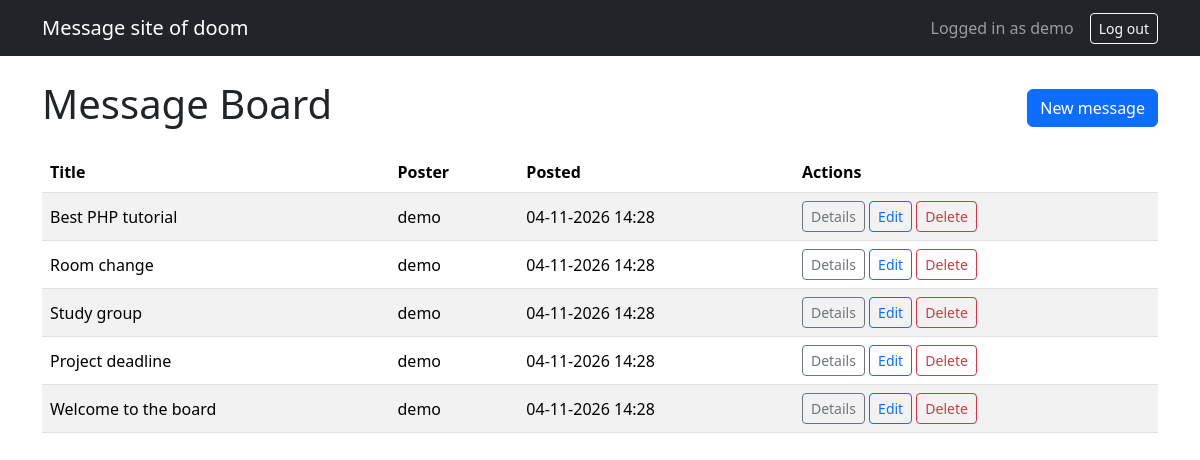
/index.php (signed in), run on the app's committed database.
### tables this page shows
CREATE TABLE messages (
    id INT NOT NULL AUTO_INCREMENT,
    user_id INT NOT NULL,
    title VARCHAR(50) NOT NULL,
    message TEXT NOT NULL,
    category ENUM('general', 'question', 'idea') NOT NULL DEFAULT 'general',
    priority TINYINT NOT NULL,
    event_date DATE NOT NULL,
    created_at DATETIME NOT NULL DEFAULT CURRENT_TIMESTAMP,
    PRIMARY KEY (id),
    FOREIGN KEY (user_id) REFERENCES users (id)
);

CREATE TABLE users (
    id INT NOT NULL AUTO_INCREMENT,
    username VARCHAR(30) NOT NULL,
    password_hash VARCHAR(255) NOT NULL,
    created_at DATETIME NOT NULL DEFAULT CURRENT_TIMESTAMP,
    PRIMARY KEY (id),
    UNIQUE KEY username (username)
);

### index.php (called while the page is built, shortened)
<?php
require_once __DIR__ . '/includes/config.php';
require_once __DIR__ . '/includes/helpers.php';
$messages = [];
$error = '';
try {
    $query = 'SELECT m.id, m.title, m.created_at, u.username FROM ' . MESSAGE_TABLE . ' m ';
    $query .= 'JOIN users u ON u.id = m.user_id ORDER BY m.created_at DESC, m.id DESC';
    $stmt = $conn->prepare($query);
    $stmt->execute();
    $messages = $stmt->fetchAll();
} catch (PDOException $e) {
    error_log($e->getMessage());
    $error = 'The messages could not be loaded.';
}
require __DIR__ . '/views/index_view.php';

### includes/helpers.php (called while the page is built, shortened)
<?php
function h($value)
{
    return htmlspecialchars((string) $value, ENT_QUOTES, 'UTF-8');
}
function format_datetime($value)
{
    return date('d-m-Y H:i', strtotime($value));
}

### views/index_view.php (the view)
<?php require __DIR__ . '/partials/header.php'; ?>
<div class="d-flex justify-content-between align-items-center mb-3">
    <h1>Message Board</h1>
    <a class="btn btn-primary" href="add.php">New message</a>
</div>
<?php if ($error !== ''): ?>
    <div class="alert alert-danger" role="alert"><?= h($error) ?></div>
<?php elseif (count($messages) === 0): ?>
    <p>There are no messages yet.</p>
<?php else: ?>
    <div class="table-responsive">
        <table class="table table-striped align-middle">
            <thead>
                <tr>
                    <th>Title</th>
                    <th>Poster</th>
                    <th>Posted</th>
                    <th>Actions</th>
                </tr>
            </thead>
            <tbody>
                <?php foreach ($messages as $message): ?>
                    <tr>
                        <td><?= h($message['title']) ?></td>
                        <td><?= h($message['username']) ?></td>
                        <td><?= h(format_datetime($message['created_at'])) ?></td>
                        <td class="text-nowrap">
                            <a class="btn btn-outline-secondary btn-sm" href="detail.php?id=<?= h($message['id']) ?>">Details</a>
                            <a class="btn btn-outline-primary btn-sm" href="edit.php?id=<?= h($message['id']) ?>">Edit</a>
                            <a class="btn btn-outline-danger btn-sm" href="delete.php?id=<?= h($message['id']) ?>">Delete</a>
                        </td>
                    </tr>
                <?php endforeach; ?>
            </tbody>
        </table>
    </div>
<?php endif; ?>
<?php require __DIR__ . '/partials/footer.php'; ?>

### views/partials/header.php (shortened to what this page needs)
<!DOCTYPE html>
<html lang="en">
<head>
    <link rel="stylesheet" href="https://cdn.jsdelivr.net/npm/bootstrap@5.3.3/dist/css/bootstrap.min.css">
    <link rel="stylesheet" href="assets/style.css">
</head>
<body>
    <nav class="navbar bg-dark mb-4" data-bs-theme="dark">
        <div class="container">
            <a class="navbar-brand" href="index.php">Message site of doom</a>
            <?php if (!empty($_SESSION['user_id'])): ?>
                <form class="d-flex align-items-center gap-3" action="logout.php" method="post">
                    <span class="navbar-text">Logged in as <?= h($_SESSION['username']) ?></span>
                    <button class="btn btn-outline-light btn-sm" type="submit">Log out</button>
                </form>
            <?php else: ?>
                <span class="navbar-text">Not logged in</span>
            <?php endif; ?>
        </div>
    </nav>
    <main class="container">

### views/partials/footer.php
    </main>
</body>
</html>

### data on the page
messages: title "Best PHP tutorial", user.username "demo", created_at "04-11-2026 14:28"
messages: title "Room change", user.username "demo", created_at "04-11-2026 14:28"
messages: title "Study group", user.username "demo", created_at "04-11-2026 14:28"
messages: title "Project deadline", user.username "demo", created_at "04-11-2026 14:28"
messages: title "Welcome to the board", user.username "demo", created_at "04-11-2026 14:28"

### other printed values
$_SESSION['username'] "demo"
